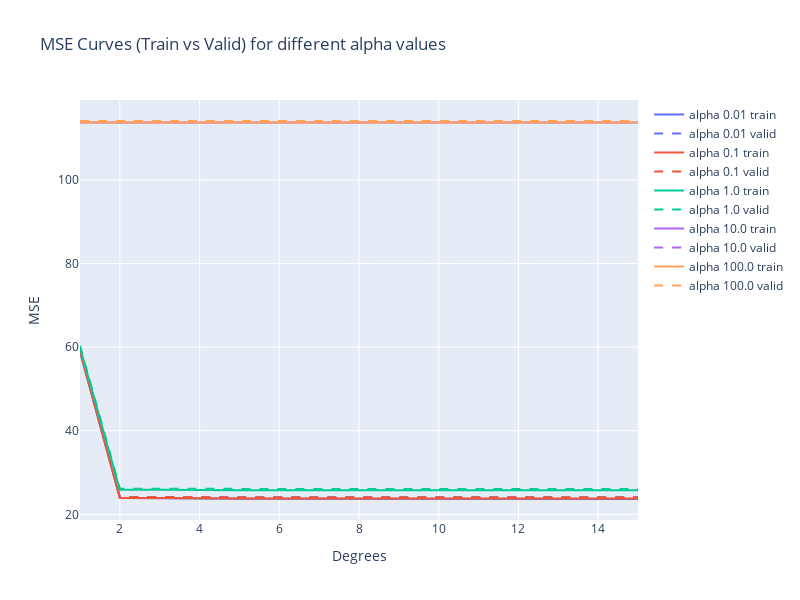
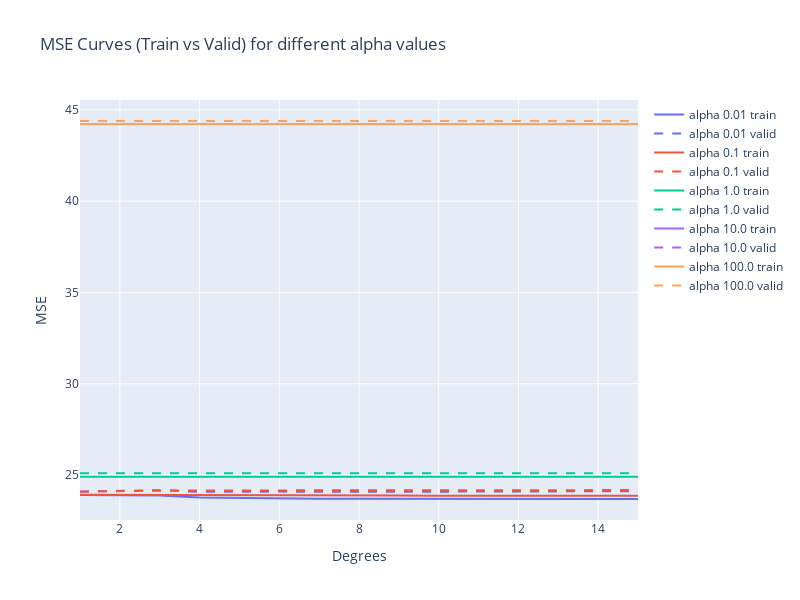
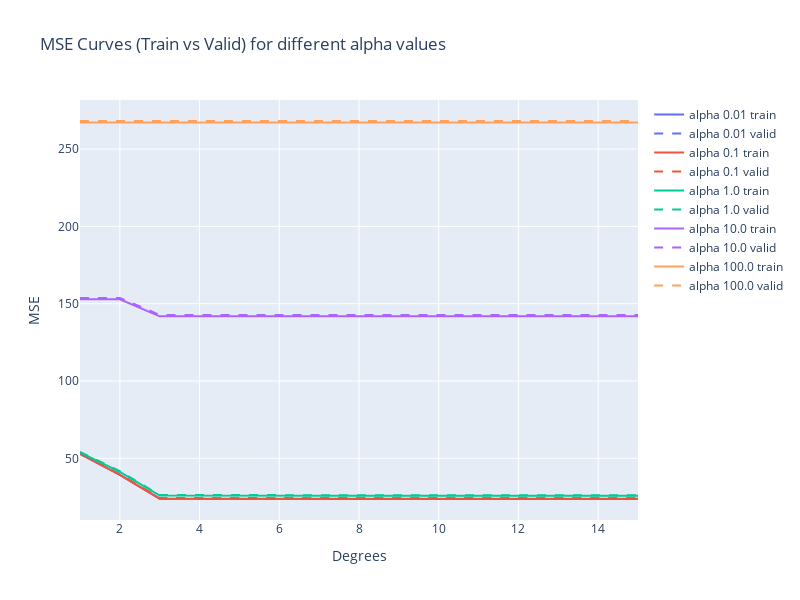
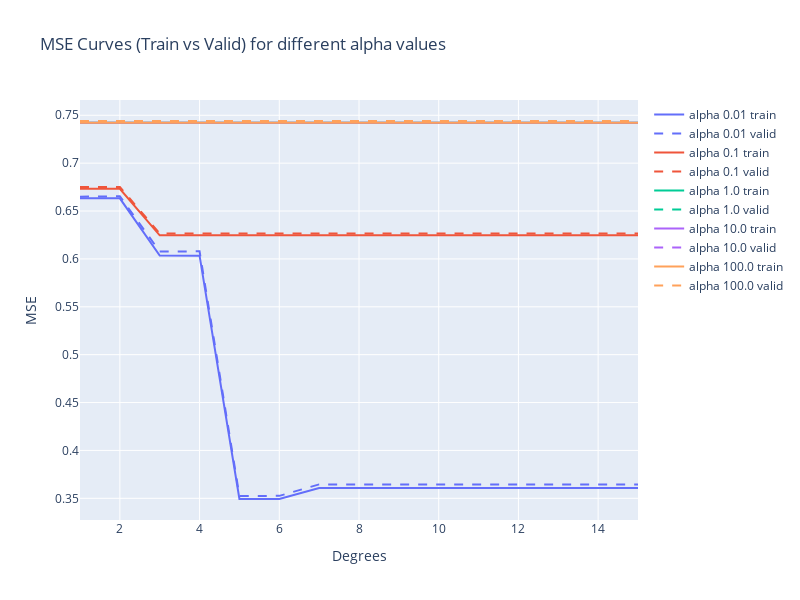

The notebook cell these images were saved under, in order:
### Code cell
for dataset in mse_per_dataset_dict_l2:
    plot_mse_per_alpha_curves(mse_per_dataset_dict_l2, dataset)

### Figure 1 — Plotly figure (JSON) as saved in the notebook; plotly's stock layout.template omitted (floating-point values rounded to 4 significant figures)
{"data": [{"line": {"color": "#636EFA", "dash": "solid"}, "mode": "lines", "name": "alpha 0.01 train", "type": "scatter", "x": [1, 2, 3, 4, 5, 6, 7, 8, 9, 10, 11, 12, 13, 14, 15], "y": [58.99, 23.9, 23.88, 23.76, 23.73, 23.72, 23.7, 23.7, 23.69, 23.69, 23.69, 23.69, 23.69, 23.69, 23.69]}, {"line": {"color": "#636EFA", "dash": "dash"}, "mode": "lines", "name": "alpha 0.01 valid", "type": "scatter", "x": [1, 2, 3, 4, 5, 6, 7, 8, 9, 10, 11, 12, 13, 14, 15], "y": [59.35, 24.13, 24.18, 24.07, 24.09, 24.11, 24.1, 24.11, 24.1, 24.1, 24.1, 24.1, 24.1, 24.11, 24.12]}, {"line": {"color": "#EF553B", "dash": "solid"}, "mode": "lines", "name": "alpha 0.1 train", "type": "scatter", "x": [1, 2, 3, 4, 5, 6, 7, 8, 9, 10, 11, 12, 13, 14, 15], "y": [59.0, 23.92, 23.9, 23.78, 23.78, 23.78, 23.78, 23.78, 23.78, 23.78, 23.78, 23.78, 23.78, 23.78, 23.78]}, {"line": {"color": "#EF553B", "dash": "dash"}, "mode": "lines", "name": "alpha 0.1 valid", "type": "scatter", "x": [1, 2, 3, 4, 5, 6, 7, 8, 9, 10, 11, 12, 13, 14, 15], "y": [59.36, 24.15, 24.19, 24.09, 24.09, 24.1, 24.1, 24.11, 24.11, 24.11, 24.11, 24.11, 24.11, 24.11, 24.11]}, {"line": {"color": "#00CC96", "dash": "solid"}, "mode": "lines", "name": "alpha 1.0 train", "type": "scatter", "x": [1, 2, 3, 4, 5, 6, 7, 8, 9, 10, 11, 12, 13, 14, 15], "y": [59.99, 25.9, 25.9, 25.8, 25.8, 25.8, 25.8, 25.8, 25.8, 25.8, 25.8, 25.8, 25.8, 25.8, 25.8]}, {"line": {"color": "#00CC96", "dash": "dash"}, "mode": "lines", "name": "alpha 1.0 valid", "type": "scatter", "x": [1, 2, 3, 4, 5, 6, 7, 8, 9, 10, 11, 12, 13, 14, 15], "y": [60.35, 26.15, 26.15, 26.08, 26.08, 26.08, 26.08, 26.08, 26.08, 26.08, 26.08, 26.08, 26.08, 26.08, 26.08]}, {"line": {"color": "#AB63FA", "dash": "solid"}, "mode": "lines", "name": "alpha 10.0 train", "type": "scatter", "x": [1, 2, 3, 4, 5, 6, 7, 8, 9, 10, 11, 12, 13, 14, 15], "y": [113.7, 113.7, 113.7, 113.7, 113.7, 113.7, 113.7, 113.7, 113.7, 113.7, 113.7, 113.7, 113.7, 113.7, 113.7]}, {"line": {"color": "#AB63FA", "dash": "dash"}, "mode": "lines", "name": "alpha 10.0 valid", "type": "scatter", "x": [1, 2, 3, 4, 5, 6, 7, 8, 9, 10, 11, 12, 13, 14, 15], "y": [114.1, 114.1, 114.1, 114.1, 114.1, 114.1, 114.1, 114.1, 114.1, 114.1, 114.1, 114.1, 114.1, 114.1, 114.1]}, {"line": {"color": "#FFA15A", "dash": "solid"}, "mode": "lines", "name": "alpha 100.0 train", "type": "scatter", "x": [1, 2, 3, 4, 5, 6, 7, 8, 9, 10, 11, 12, 13, 14, 15], "y": [113.7, 113.7, 113.7, 113.7, 113.7, 113.7, 113.7, 113.7, 113.7, 113.7, 113.7, 113.7, 113.7, 113.7, 113.7]}, {"line": {"color": "#FFA15A", "dash": "dash"}, "mode": "lines", "name": "alpha 100.0 valid", "type": "scatter", "x": [1, 2, 3, 4, 5, 6, 7, 8, 9, 10, 11, 12, 13, 14, 15], "y": [114.1, 114.1, 114.1, 114.1, 114.1, 114.1, 114.1, 114.1, 114.1, 114.1, 114.1, 114.1, 114.1, 114.1, 114.1]}], "layout": {"height": 600, "title": {"text": "MSE Curves (Train vs Valid) for different alpha values"}, "width": 800, "xaxis": {"title": {"text": "Degrees"}}, "yaxis": {"title": {"text": "MSE"}}}}

### Figure 2 — Plotly figure (JSON) as saved in the notebook; plotly's stock layout.template omitted (floating-point values rounded to 4 significant figures)
{"data": [{"line": {"color": "#636EFA", "dash": "solid"}, "mode": "lines", "name": "alpha 0.01 train", "type": "scatter", "x": [1, 2, 3, 4, 5, 6, 7, 8, 9, 10, 11, 12, 13, 14, 15], "y": [23.91, 23.9, 23.88, 23.76, 23.73, 23.73, 23.7, 23.7, 23.7, 23.7, 23.7, 23.69, 23.69, 23.69, 23.69]}, {"line": {"color": "#636EFA", "dash": "dash"}, "mode": "lines", "name": "alpha 0.01 valid", "type": "scatter", "x": [1, 2, 3, 4, 5, 6, 7, 8, 9, 10, 11, 12, 13, 14, 15], "y": [24.09, 24.13, 24.17, 24.08, 24.1, 24.09, 24.08, 24.1, 24.09, 24.09, 24.09, 24.1, 24.1, 24.11, 24.11]}, {"line": {"color": "#EF553B", "dash": "solid"}, "mode": "lines", "name": "alpha 0.1 train", "type": "scatter", "x": [1, 2, 3, 4, 5, 6, 7, 8, 9, 10, 11, 12, 13, 14, 15], "y": [23.92, 23.92, 23.9, 23.9, 23.9, 23.89, 23.89, 23.88, 23.88, 23.87, 23.87, 23.87, 23.87, 23.87, 23.87]}, {"line": {"color": "#EF553B", "dash": "dash"}, "mode": "lines", "name": "alpha 0.1 valid", "type": "scatter", "x": [1, 2, 3, 4, 5, 6, 7, 8, 9, 10, 11, 12, 13, 14, 15], "y": [24.1, 24.1, 24.14, 24.15, 24.15, 24.16, 24.16, 24.17, 24.17, 24.17, 24.17, 24.17, 24.17, 24.18, 24.18]}, {"line": {"color": "#00CC96", "dash": "solid"}, "mode": "lines", "name": "alpha 1.0 train", "type": "scatter", "x": [1, 2, 3, 4, 5, 6, 7, 8, 9, 10, 11, 12, 13, 14, 15], "y": [24.91, 24.91, 24.91, 24.91, 24.91, 24.91, 24.91, 24.91, 24.91, 24.91, 24.91, 24.91, 24.91, 24.91, 24.91]}, {"line": {"color": "#00CC96", "dash": "dash"}, "mode": "lines", "name": "alpha 1.0 valid", "type": "scatter", "x": [1, 2, 3, 4, 5, 6, 7, 8, 9, 10, 11, 12, 13, 14, 15], "y": [25.09, 25.09, 25.1, 25.1, 25.1, 25.1, 25.1, 25.1, 25.1, 25.1, 25.1, 25.1, 25.1, 25.1, 25.1]}, {"line": {"color": "#AB63FA", "dash": "solid"}, "mode": "lines", "name": "alpha 10.0 train", "type": "scatter", "x": [1, 2, 3, 4, 5, 6, 7, 8, 9, 10, 11, 12, 13, 14, 15], "y": [44.23, 44.23, 44.23, 44.23, 44.23, 44.23, 44.23, 44.23, 44.23, 44.23, 44.23, 44.23, 44.23, 44.23, 44.23]}, {"line": {"color": "#AB63FA", "dash": "dash"}, "mode": "lines", "name": "alpha 10.0 valid", "type": "scatter", "x": [1, 2, 3, 4, 5, 6, 7, 8, 9, 10, 11, 12, 13, 14, 15], "y": [44.39, 44.39, 44.39, 44.39, 44.39, 44.39, 44.39, 44.39, 44.39, 44.39, 44.39, 44.39, 44.39, 44.39, 44.39]}, {"line": {"color": "#FFA15A", "dash": "solid"}, "mode": "lines", "name": "alpha 100.0 train", "type": "scatter", "x": [1, 2, 3, 4, 5, 6, 7, 8, 9, 10, 11, 12, 13, 14, 15], "y": [44.23, 44.23, 44.23, 44.23, 44.23, 44.23, 44.23, 44.23, 44.23, 44.23, 44.23, 44.23, 44.23, 44.23, 44.23]}, {"line": {"color": "#FFA15A", "dash": "dash"}, "mode": "lines", "name": "alpha 100.0 valid", "type": "scatter", "x": [1, 2, 3, 4, 5, 6, 7, 8, 9, 10, 11, 12, 13, 14, 15], "y": [44.39, 44.39, 44.39, 44.39, 44.39, 44.39, 44.39, 44.39, 44.39, 44.39, 44.39, 44.39, 44.39, 44.39, 44.39]}], "layout": {"height": 600, "title": {"text": "MSE Curves (Train vs Valid) for different alpha values"}, "width": 800, "xaxis": {"title": {"text": "Degrees"}}, "yaxis": {"title": {"text": "MSE"}}}}

### Figure 3 — Plotly figure (JSON) as saved in the notebook; plotly's stock layout.template omitted (floating-point values rounded to 4 significant figures)
{"data": [{"line": {"color": "#636EFA", "dash": "solid"}, "mode": "lines", "name": "alpha 0.01 train", "type": "scatter", "x": [1, 2, 3, 4, 5, 6, 7, 8, 9, 10, 11, 12, 13, 14, 15], "y": [52.84, 39.28, 23.88, 23.76, 23.73, 23.72, 23.7, 23.7, 23.69, 23.69, 23.69, 23.69, 23.69, 23.69, 23.69]}, {"line": {"color": "#636EFA", "dash": "dash"}, "mode": "lines", "name": "alpha 0.01 valid", "type": "scatter", "x": [1, 2, 3, 4, 5, 6, 7, 8, 9, 10, 11, 12, 13, 14, 15], "y": [53.14, 39.59, 24.18, 24.07, 24.09, 24.11, 24.1, 24.11, 24.1, 24.1, 24.1, 24.1, 24.1, 24.11, 24.12]}, {"line": {"color": "#EF553B", "dash": "solid"}, "mode": "lines", "name": "alpha 0.1 train", "type": "scatter", "x": [1, 2, 3, 4, 5, 6, 7, 8, 9, 10, 11, 12, 13, 14, 15], "y": [52.85, 39.3, 23.9, 23.78, 23.78, 23.78, 23.78, 23.78, 23.78, 23.78, 23.78, 23.78, 23.78, 23.78, 23.78]}, {"line": {"color": "#EF553B", "dash": "dash"}, "mode": "lines", "name": "alpha 0.1 valid", "type": "scatter", "x": [1, 2, 3, 4, 5, 6, 7, 8, 9, 10, 11, 12, 13, 14, 15], "y": [53.15, 39.62, 24.19, 24.09, 24.09, 24.1, 24.1, 24.11, 24.11, 24.11, 24.11, 24.11, 24.11, 24.11, 24.11]}, {"line": {"color": "#00CC96", "dash": "solid"}, "mode": "lines", "name": "alpha 1.0 train", "type": "scatter", "x": [1, 2, 3, 4, 5, 6, 7, 8, 9, 10, 11, 12, 13, 14, 15], "y": [53.84, 41.28, 25.93, 25.82, 25.82, 25.82, 25.82, 25.82, 25.82, 25.82, 25.82, 25.82, 25.82, 25.82, 25.82]}, {"line": {"color": "#00CC96", "dash": "dash"}, "mode": "lines", "name": "alpha 1.0 valid", "type": "scatter", "x": [1, 2, 3, 4, 5, 6, 7, 8, 9, 10, 11, 12, 13, 14, 15], "y": [54.15, 41.69, 26.23, 26.15, 26.15, 26.15, 26.15, 26.15, 26.15, 26.15, 26.15, 26.15, 26.15, 26.15, 26.15]}, {"line": {"color": "#AB63FA", "dash": "solid"}, "mode": "lines", "name": "alpha 10.0 train", "type": "scatter", "x": [1, 2, 3, 4, 5, 6, 7, 8, 9, 10, 11, 12, 13, 14, 15], "y": [152.8, 152.8, 141.8, 141.8, 141.8, 141.8, 141.8, 141.8, 141.8, 141.8, 141.8, 141.8, 141.8, 141.8, 141.8]}, {"line": {"color": "#AB63FA", "dash": "dash"}, "mode": "lines", "name": "alpha 10.0 valid", "type": "scatter", "x": [1, 2, 3, 4, 5, 6, 7, 8, 9, 10, 11, 12, 13, 14, 15], "y": [153.7, 153.7, 142.7, 142.7, 142.7, 142.7, 142.7, 142.7, 142.7, 142.7, 142.7, 142.7, 142.7, 142.7, 142.7]}, {"line": {"color": "#FFA15A", "dash": "solid"}, "mode": "lines", "name": "alpha 100.0 train", "type": "scatter", "x": [1, 2, 3, 4, 5, 6, 7, 8, 9, 10, 11, 12, 13, 14, 15], "y": [267.1, 267.1, 267.1, 267.1, 267.1, 267.1, 267.1, 267.1, 267.1, 267.1, 267.1, 267.1, 267.1, 267.1, 267.1]}, {"line": {"color": "#FFA15A", "dash": "dash"}, "mode": "lines", "name": "alpha 100.0 valid", "type": "scatter", "x": [1, 2, 3, 4, 5, 6, 7, 8, 9, 10, 11, 12, 13, 14, 15], "y": [268.1, 268.1, 268.1, 268.1, 268.1, 268.1, 268.1, 268.1, 268.1, 268.1, 268.1, 268.1, 268.1, 268.1, 268.1]}], "layout": {"height": 600, "title": {"text": "MSE Curves (Train vs Valid) for different alpha values"}, "width": 800, "xaxis": {"title": {"text": "Degrees"}}, "yaxis": {"title": {"text": "MSE"}}}}

### Figure 4 — Plotly figure (JSON) as saved in the notebook; plotly's stock layout.template omitted (floating-point values rounded to 4 significant figures)
{"data": [{"line": {"color": "#636EFA", "dash": "solid"}, "mode": "lines", "name": "alpha 0.01 train", "type": "scatter", "x": [1, 2, 3, 4, 5, 6, 7, 8, 9, 10, 11, 12, 13, 14, 15], "y": [0.6633, 0.6632, 0.6035, 0.6034, 0.3493, 0.3493, 0.3607, 0.3607, 0.3607, 0.3607, 0.3607, 0.3607, 0.3607, 0.3607, 0.3607]}, {"line": {"color": "#636EFA", "dash": "dash"}, "mode": "lines", "name": "alpha 0.01 valid", "type": "scatter", "x": [1, 2, 3, 4, 5, 6, 7, 8, 9, 10, 11, 12, 13, 14, 15], "y": [0.665, 0.6654, 0.6077, 0.6079, 0.3525, 0.3526, 0.3645, 0.3646, 0.3645, 0.3646, 0.3646, 0.3646, 0.3646, 0.3646, 0.3646]}, {"line": {"color": "#EF553B", "dash": "solid"}, "mode": "lines", "name": "alpha 0.1 train", "type": "scatter", "x": [1, 2, 3, 4, 5, 6, 7, 8, 9, 10, 11, 12, 13, 14, 15], "y": [0.6732, 0.6732, 0.6246, 0.6246, 0.6246, 0.6246, 0.6246, 0.6246, 0.6246, 0.6246, 0.6246, 0.6246, 0.6246, 0.6246, 0.6246]}, {"line": {"color": "#EF553B", "dash": "dash"}, "mode": "lines", "name": "alpha 0.1 valid", "type": "scatter", "x": [1, 2, 3, 4, 5, 6, 7, 8, 9, 10, 11, 12, 13, 14, 15], "y": [0.6751, 0.6751, 0.6265, 0.6265, 0.6265, 0.6265, 0.6265, 0.6265, 0.6265, 0.6265, 0.6265, 0.6265, 0.6265, 0.6265, 0.6265]}, {"line": {"color": "#00CC96", "dash": "solid"}, "mode": "lines", "name": "alpha 1.0 train", "type": "scatter", "x": [1, 2, 3, 4, 5, 6, 7, 8, 9, 10, 11, 12, 13, 14, 15], "y": [0.7422, 0.7422, 0.7422, 0.7422, 0.7422, 0.7422, 0.7422, 0.7422, 0.7422, 0.7422, 0.7422, 0.7422, 0.7422, 0.7422, 0.7422]}, {"line": {"color": "#00CC96", "dash": "dash"}, "mode": "lines", "name": "alpha 1.0 valid", "type": "scatter", "x": [1, 2, 3, 4, 5, 6, 7, 8, 9, 10, 11, 12, 13, 14, 15], "y": [0.744, 0.744, 0.744, 0.744, 0.744, 0.744, 0.744, 0.744, 0.744, 0.744, 0.744, 0.744, 0.744, 0.744, 0.744]}, {"line": {"color": "#AB63FA", "dash": "solid"}, "mode": "lines", "name": "alpha 10.0 train", "type": "scatter", "x": [1, 2, 3, 4, 5, 6, 7, 8, 9, 10, 11, 12, 13, 14, 15], "y": [0.7422, 0.7422, 0.7422, 0.7422, 0.7422, 0.7422, 0.7422, 0.7422, 0.7422, 0.7422, 0.7422, 0.7422, 0.7422, 0.7422, 0.7422]}, {"line": {"color": "#AB63FA", "dash": "dash"}, "mode": "lines", "name": "alpha 10.0 valid", "type": "scatter", "x": [1, 2, 3, 4, 5, 6, 7, 8, 9, 10, 11, 12, 13, 14, 15], "y": [0.744, 0.744, 0.744, 0.744, 0.744, 0.744, 0.744, 0.744, 0.744, 0.744, 0.744, 0.744, 0.744, 0.744, 0.744]}, {"line": {"color": "#FFA15A", "dash": "solid"}, "mode": "lines", "name": "alpha 100.0 train", "type": "scatter", "x": [1, 2, 3, 4, 5, 6, 7, 8, 9, 10, 11, 12, 13, 14, 15], "y": [0.7422, 0.7422, 0.7422, 0.7422, 0.7422, 0.7422, 0.7422, 0.7422, 0.7422, 0.7422, 0.7422, 0.7422, 0.7422, 0.7422, 0.7422]}, {"line": {"color": "#FFA15A", "dash": "dash"}, "mode": "lines", "name": "alpha 100.0 valid", "type": "scatter", "x": [1, 2, 3, 4, 5, 6, 7, 8, 9, 10, 11, 12, 13, 14, 15], "y": [0.744, 0.744, 0.744, 0.744, 0.744, 0.744, 0.744, 0.744, 0.744, 0.744, 0.744, 0.744, 0.744, 0.744, 0.744]}], "layout": {"height": 600, "title": {"text": "MSE Curves (Train vs Valid) for different alpha values"}, "width": 800, "xaxis": {"title": {"text": "Degrees"}}, "yaxis": {"title": {"text": "MSE"}}}}
